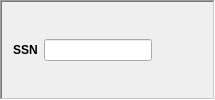
         <widget class="QFrame" name="searchFrame_2">
          <property name="sizePolicy">
           <sizepolicy hsizetype="Expanding" vsizetype="Preferred">
            <horstretch>7</horstretch>
            <verstretch>0</verstretch>
           </sizepolicy>
          </property>
          <property name="acceptDrops">
           <bool>true</bool>
          </property>
          <property name="frameShape">
           <enum>QFrame::WinPanel</enum>
          </property>
          <property name="frameShadow">
           <enum>QFrame::Sunken</enum>
          </property>
          <layout class="QHBoxLayout" name="horizontalLayout_7">
           <item>
            <widget class="QLabel" name="ssnLabel_4">
             <property name="font">
              <font>
               <weight>75</weight>
               <bold>true</bold>
              </font>
             </property>
             <property name="text">
              <string>SSN</string>
             </property>
            </widget>
           </item>
           <item>
            <widget class="QLineEdit" name="ssnEdit_3">
             <property name="alignment">
              <set>Qt::AlignCenter</set>
             </property>
            </widget>
           </item>
           <item>
            <widget class="QToolButton" name="searchButton_2">
             <property name="toolTip">
              <string>Search patient (ctrl+F)</string>
             </property>
             <property name="toolTipDuration">
              <number>-1</number>
             </property>
             <property name="text">
              <string/>
             </property>
             <property name="icon">
              <iconset resource="icons.qrc">
               <normaloff>:/icons/icons8-search-64.png</normaloff>:/icons/icons8-search-64.png</iconset>
             </property>
             <property name="iconSize">
              <size>
               <width>36</width>
               <height>36</height>
              </size>
             </property>
             <property name="shortcut">
              <string>Ctrl+F</string>
             </property>
             <property name="toolButtonStyle">
              <enum>Qt::ToolButtonIconOnly</enum>
             </property>
             <property name="autoRaise">
              <bool>true</bool>
             </property>
            </widget>
           </item>
          </layout>
         </widget>
